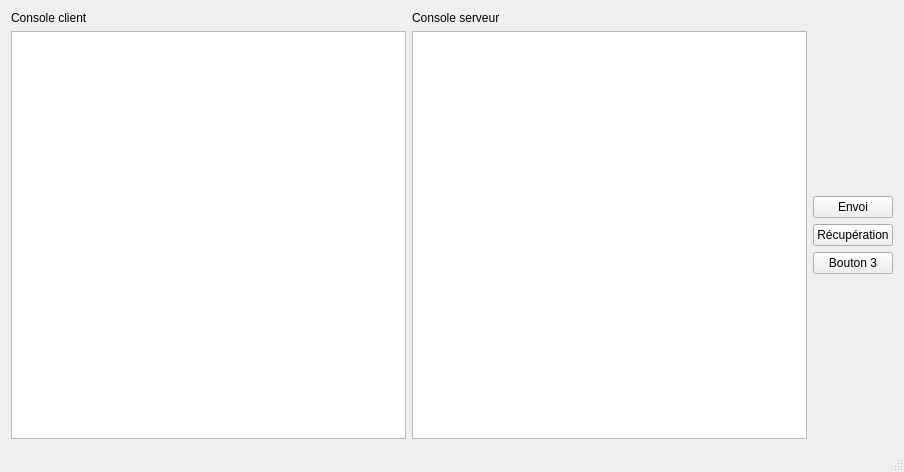
<?xml version="1.0" encoding="UTF-8"?>
<ui version="4.0">
 <class>FenPrincipale</class>
 <widget class="QMainWindow" name="FenPrincipale">
  <property name="geometry">
   <rect>
    <x>0</x>
    <y>0</y>
    <width>904</width>
    <height>472</height>
   </rect>
  </property>
  <property name="windowTitle">
   <string>FenPrincipale</string>
  </property>
  <widget class="QWidget" name="centralWidget">
   <layout class="QGridLayout" name="gridLayout">
    <item row="0" column="0">
     <widget class="QLabel" name="label">
      <property name="text">
       <string>Console client</string>
      </property>
     </widget>
    </item>
    <item row="0" column="1">
     <widget class="QLabel" name="label_2">
      <property name="text">
       <string>Console serveur</string>
      </property>
     </widget>
    </item>
    <item row="1" column="0">
     <widget class="QPlainTextEdit" name="consoleClient">
      <property name="font">
       <font>
        <family>Courier</family>
       </font>
      </property>
      <property name="undoRedoEnabled">
       <bool>false</bool>
      </property>
      <property name="lineWrapMode">
       <enum>QPlainTextEdit::NoWrap</enum>
      </property>
      <property name="readOnly">
       <bool>true</bool>
      </property>
     </widget>
    </item>
    <item row="1" column="1">
     <widget class="QPlainTextEdit" name="consoleServeur">
      <property name="font">
       <font>
        <family>Courier</family>
       </font>
      </property>
      <property name="undoRedoEnabled">
       <bool>false</bool>
      </property>
      <property name="lineWrapMode">
       <enum>QPlainTextEdit::NoWrap</enum>
      </property>
      <property name="readOnly">
       <bool>true</bool>
      </property>
     </widget>
    </item>
    <item row="1" column="2">
     <layout class="QVBoxLayout" name="verticalLayout">
      <item>
       <spacer name="verticalSpacer">
        <property name="orientation">
         <enum>Qt::Vertical</enum>
        </property>
        <property name="sizeHint" stdset="0">
         <size>
          <width>20</width>
          <height>40</height>
         </size>
        </property>
       </spacer>
      </item>
      <item>
       <widget class="QPushButton" name="btn1">
        <property name="text">
         <string>Envoi</string>
        </property>
       </widget>
      </item>
      <item>
       <widget class="QPushButton" name="btn2">
        <property name="text">
         <string>Récupération</string>
        </property>
       </widget>
      </item>
      <item>
       <widget class="QPushButton" name="btn3">
        <property name="text">
         <string>Bouton 3</string>
        </property>
       </widget>
      </item>
      <item>
       <spacer name="verticalSpacer_2">
        <property name="orientation">
         <enum>Qt::Vertical</enum>
        </property>
        <property name="sizeHint" stdset="0">
         <size>
          <width>20</width>
          <height>40</height>
         </size>
        </property>
       </spacer>
      </item>
     </layout>
    </item>
   </layout>
  </widget>
  <widget class="QMenuBar" name="menuBar">
   <property name="geometry">
    <rect>
     <x>0</x>
     <y>0</y>
     <width>904</width>
     <height>21</height>
    </rect>
   </property>
  </widget>
  <widget class="QStatusBar" name="statusBar"/>
 </widget>
 <layoutdefault spacing="6" margin="11"/>
 <resources/>
 <connections/>
</ui>
